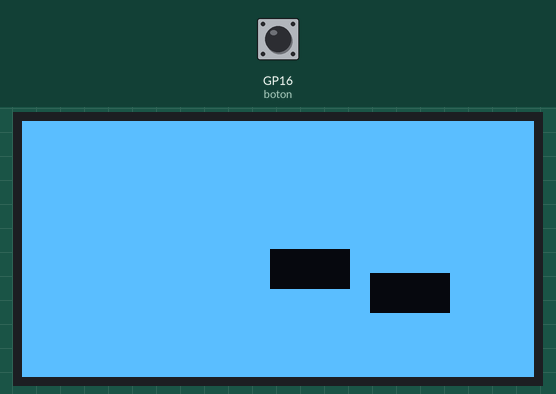
A program run on a simulated Raspberry Pi Pico running MicroPython. Parts: 128×64 one-colour display. The inputs (shaded band) are chosen by the test bench; at power-on: GP16 (boton) LOW. Library files of the repository ran but are not shown: ssd1306.py; what the program prints to the serial console is not drawn.

1.3 s: GP16 (boton) pulled HIGH for 0.15 s
2.9 s: GP16 (boton) pulsed HIGH 5 times (0.12 s each, 0.3 s apart)
Above: at 4.01 s.
Timing chart, 0 to 5.9 s (numbered marks = the images above; inputs shaded):
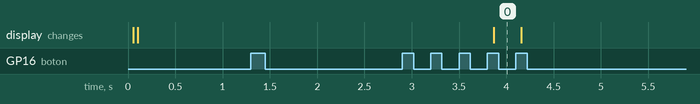

The program:

oledTest.py
```python
from machine import Pin, I2C
from time import sleep_ms
from ssd1306 import SSD1306_I2C
import framebuf

WIDTH = 128
HEIGHT = 64

MODO_MAX = 5
global modo
global contador
modo = 0
contador = 0

boton = Pin(16, Pin.IN, Pin.PULL_DOWN)
i2c = I2C(0, scl=Pin(9), sda=Pin(8), freq=200000)
oled = SSD1306_I2C(WIDTH, HEIGHT, i2c)

def boton_interrupt(pin):
    global modo
    global contador

    if boton.value():
        modo += 1
        print(modo)

    if modo > MODO_MAX:
        modo = 0
        contador = 0

boton.irq(trigger=Pin.IRQ_RISING, handler=boton_interrupt)

while True:
    oled.fill(1)

    if modo == 0:
        oled.text("Bienvenidos", 0, 0)
        oled.text("Prueba de texto", 0, 16)
        oled.text("Like", 30, 32)

    elif modo == 1:
        oled.text("Variables", 0, 0)
        oled.text("Contando:", 10, 32)
        oled.text(str(contador), 90, 32)
        oled.show()
        sleep_ms(1000)
        contador += 1

    elif modo == 2:
        for i in range(0, 63, 8):
            oled.hline(0, i, 127, 1)

    elif modo == 3:
        for i in range(0, 127, 8):
            oled.vline(i, 0, 63, 1)

    elif modo == 4:
        oled.rect(10, 10, 40, 20, 1)
        oled.rect(60, 30, 50, 20, 1)

    elif modo == 5:
        oled.fill_rect(10, 10, 40, 20, 1)
        oled.fill_rect(60, 30, 50, 20, 1)
        oled.fill_rect(62, 32, 20, 10, 0)
        oled.fill_rect(87, 38, 20, 10, 0)

    oled.show()
```

Measured:
- after the input at 1.3 s, every drawn part: stays the same
- after the input at 2.9 s, the display: changes after 0.97 s (image 0)
